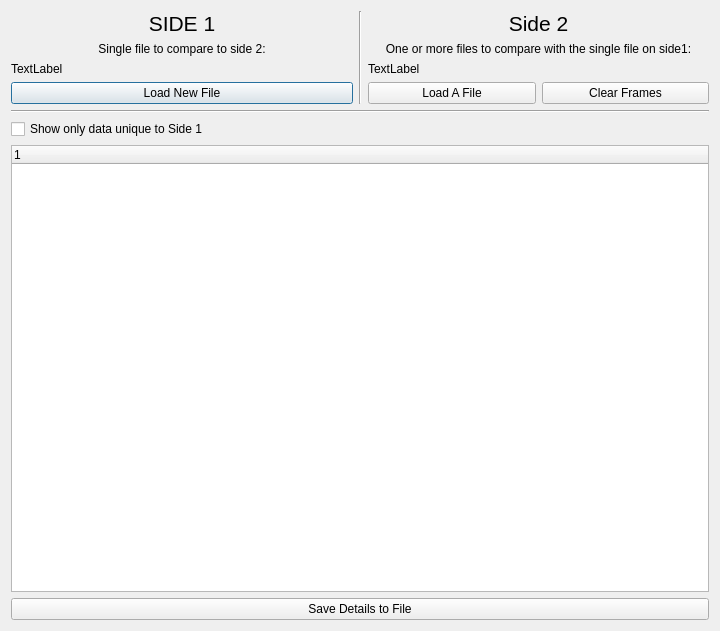
<?xml version="1.0" encoding="UTF-8"?>
<ui version="4.0">
 <class>FileComparatorWindowLIN</class>
 <widget class="QDialog" name="FileComparatorWindowLIN">
  <property name="geometry">
   <rect>
    <x>0</x>
    <y>0</y>
    <width>720</width>
    <height>631</height>
   </rect>
  </property>
  <property name="windowTitle">
   <string>File Comparator</string>
  </property>
  <layout class="QVBoxLayout" name="verticalLayout">
   <item>
    <layout class="QHBoxLayout" name="horizontalLayout" stretch="8,0,8">
     <item>
      <layout class="QVBoxLayout" name="verticalLayout_3">
       <item>
        <widget class="QLabel" name="label_2">
         <property name="font">
          <font>
           <pointsize>16</pointsize>
          </font>
         </property>
         <property name="text">
          <string>SIDE 1</string>
         </property>
         <property name="alignment">
          <set>Qt::AlignCenter</set>
         </property>
        </widget>
       </item>
       <item>
        <widget class="QLabel" name="label_3">
         <property name="text">
          <string>Single file to compare to side 2:</string>
         </property>
         <property name="alignment">
          <set>Qt::AlignCenter</set>
         </property>
        </widget>
       </item>
       <item>
        <widget class="QLabel" name="lblFirstFile">
         <property name="text">
          <string>TextLabel</string>
         </property>
        </widget>
       </item>
       <item>
        <widget class="QPushButton" name="btnInterestedFile">
         <property name="text">
          <string>Load New File</string>
         </property>
        </widget>
       </item>
      </layout>
     </item>
     <item>
      <widget class="Line" name="line">
       <property name="orientation">
        <enum>Qt::Vertical</enum>
       </property>
      </widget>
     </item>
     <item>
      <layout class="QVBoxLayout" name="verticalLayout_2">
       <item>
        <widget class="QLabel" name="label_4">
         <property name="font">
          <font>
           <pointsize>16</pointsize>
          </font>
         </property>
         <property name="text">
          <string>Side 2</string>
         </property>
         <property name="alignment">
          <set>Qt::AlignCenter</set>
         </property>
        </widget>
       </item>
       <item>
        <widget class="QLabel" name="label">
         <property name="text">
          <string>One or more files to compare with the single file on side1:</string>
         </property>
         <property name="alignment">
          <set>Qt::AlignCenter</set>
         </property>
         <property name="wordWrap">
          <bool>true</bool>
         </property>
        </widget>
       </item>
       <item>
        <widget class="QLabel" name="lblRefFrames">
         <property name="text">
          <string>TextLabel</string>
         </property>
        </widget>
       </item>
       <item>
        <layout class="QHBoxLayout" name="horizontalLayout_2">
         <item>
          <widget class="QPushButton" name="btnLoadRefFile">
           <property name="text">
            <string>Load A File</string>
           </property>
          </widget>
         </item>
         <item>
          <widget class="QPushButton" name="btnClear">
           <property name="text">
            <string>Clear Frames</string>
           </property>
          </widget>
         </item>
        </layout>
       </item>
      </layout>
     </item>
    </layout>
   </item>
   <item>
    <widget class="Line" name="line_2">
     <property name="orientation">
      <enum>Qt::Horizontal</enum>
     </property>
    </widget>
   </item>
   <item>
    <widget class="QCheckBox" name="ckUniqueToInterested">
     <property name="enabled">
      <bool>true</bool>
     </property>
     <property name="text">
      <string>Show only data unique to Side 1</string>
     </property>
    </widget>
   </item>
   <item>
    <widget class="QTreeWidget" name="treeDetails">
     <column>
      <property name="text">
       <string notr="true">1</string>
      </property>
     </column>
    </widget>
   </item>
   <item>
    <widget class="QPushButton" name="btnSaveDetails">
     <property name="text">
      <string>Save Details to File</string>
     </property>
    </widget>
   </item>
  </layout>
 </widget>
 <tabstops>
  <tabstop>btnInterestedFile</tabstop>
  <tabstop>btnLoadRefFile</tabstop>
  <tabstop>btnClear</tabstop>
  <tabstop>ckUniqueToInterested</tabstop>
  <tabstop>treeDetails</tabstop>
  <tabstop>btnSaveDetails</tabstop>
 </tabstops>
 <resources/>
 <connections/>
</ui>
